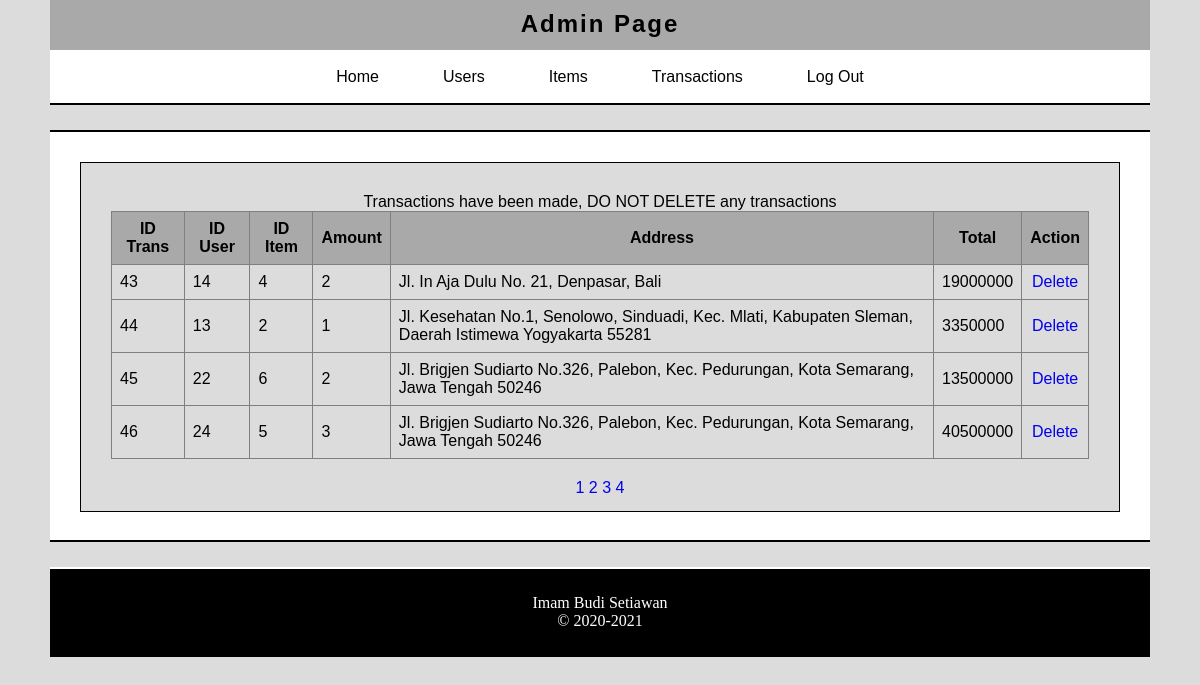
Screenshot of /admin-transaction.php?halaman=3 (signed in) with the database file from the repository.
### tables this page shows
CREATE TABLE `transaction` (
  `id_tr` int(11) NOT NULL,
  `id_user` int(10) NOT NULL,
  `id_item` int(11) NOT NULL,
  `amount` int(10) NOT NULL,
  `address` varchar(300) NOT NULL,
  `total` int(10) NOT NULL
);

### admin-transaction.php (the view, shortened to what this page needs)
<?php
require 'all.php';
?>
<!DOCTYPE html>
<html>
<head>
	<link rel="stylesheet" type="text/css" href="style/dash-style.css">
	<link rel="stylesheet" type="text/css" href="style/admin-style.css">
</head>
<body>
	<?php include 'include/header.php'; ?>
	<div class="content">
		<div class="contentTransaction">
			<p align="center">Transactions have been made, DO NOT DELETE any transactions</p>
			<div>
				<table width="100%" border="1"  class="TransTable">
					<tr>
						<th>ID Trans</th>
						<th>ID User</th>
						<th>ID Item</th>
						<th>Amount</th>
						<th>Address</th>
						<th>Total</th>
						<th>Action</th>
					</tr>
					<?php
						$halaman = 4;
						$page = isset($_GET["halaman"]) ? (int)$_GET["halaman"] : 1;
						$mulai = ($page>1) ? ($page * $halaman) - $halaman : 0;
						$result = mysqli_query($conn, "SELECT * FROM transaction");
						$total = mysqli_num_rows($result);
						$pages = ceil($total/$halaman);
						$query = mysqli_query($conn, "SELECT * FROM transaction LIMIT $mulai, $halaman") or die(mysql_error);
						while ($data = mysqli_fetch_assoc($query))
					{ ?>
						<tr>
							<td><?php echo $data['id_tr']; ?></td>
							<td><?php echo $data['id_user']; ?></td>
							<td><?php echo $data['id_item']; ?></td>
							<td><?php echo $data['amount']; ?></td>
							<td><?php echo $data['address']; ?></td>
							<td><?php echo $data['total']; ?></td>
							<td class="action"><a href="delete-trans.php?id_tr=<?=$data['id_tr'];?>">Delete</a>
				 			</td>
						</tr>
						<?php } ?>
				</table>
				<div class="paging">
					<?php for ($i=1; $i <= $pages ; $i++) { ?>
					<a href="?halaman=<?php echo $i; ?>"><?php echo $i; ?></a>
					<?php } ?>
				</div>
			</div>
		</div>
	</div>
	<?php include 'include/footer.php'; ?>
</body>
</html>

### style/dash-style.css (style rules this page uses)
* { margin: 0; padding: 0; box-sizing: border-box; }
body { background: #DCDCDC; }
.content { padding: 30px; width: 1100px; height: 412px; margin: 0 auto; position: relative; margin-top: 50px; background: #fff; border-top: 2px solid #000; border-bottom: 2px solid #000; }
.paging { margin-top: 20px; font-family: 'Fira Sans', sans-serif; text-align: center; }
.paging a { text-decoration: none; }

### style/admin-style.css (style rules this page uses)
table { border-collapse: collapse; width: 100%; }
th, td { text-align: left; padding: 8px; }
.action { text-align: center; }
.action a { text-decoration: none; }
th { text-align: center; background-color: #A9A9A9; color: black; }
.paging { margin-top: 20px; font-family: 'Fira Sans', sans-serif; text-align: center; }
.paging a { text-decoration: none; }
.contentTransaction { font-family: 'Fira Sans', sans-serif; height: 180px; background: #DCDCDC; padding: 30px; margin-bottom: 30px; border: 1px solid black; }
.contentTransaction { background: #DCDCDC; height: 350px; }

### rows the page displays
transaction: id_tr "43", id_user "14", id_item "4", amount "2", address "Jl. In Aja Dulu No. 21, Denpasar, Bali", total "19000000"
transaction: id_tr "44", id_user "13", id_item "2", amount "1", address "Jl. Kesehatan No.1, Senolowo, Sinduadi, Kec. Mlati, Kabupaten Sleman, Daerah Istimewa Yogyakarta 55281", total "3350000"
transaction: id_tr "45", id_user "22", id_item "6", amount "2", address "Jl. Brigjen Sudiarto No.326, Palebon, Kec. Pedurungan, Kota Semarang, Jawa Tengah 50246", total "13500000"
transaction: id_tr "46", id_user "24", id_item "5", amount "3", address "Jl. Brigjen Sudiarto No.326, Palebon, Kec. Pedurungan, Kota Semarang, Jawa Tengah 50246", total "40500000"
